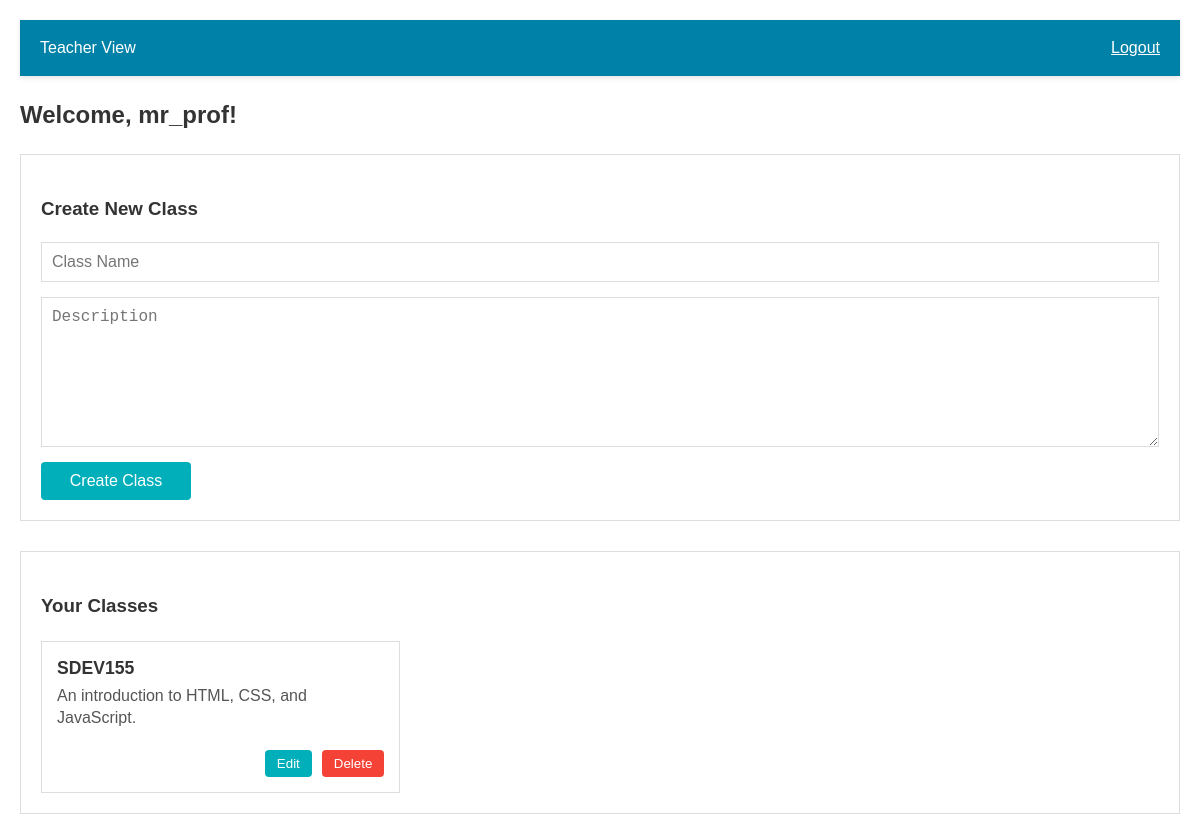
Page /teacher-dashboard (signed in) on the committed database.
### tables this page shows
CREATE TABLE classes (
    id INTEGER PRIMARY KEY AUTOINCREMENT,
    title TEXT NOT NULL,
    description TEXT,
    teacher_id INTEGER,
    FOREIGN KEY (teacher_id) REFERENCES users(id)
);

### app.py (the view)
@app.route('/teacher-dashboard')
def teacher_dashboard():
    if 'username' in session and session.get('role') == 'teacher':
        conn = get_db_connection()
        teacher_classes = conn.execute("SELECT * FROM classes WHERE teacher_id = ?", (session['user_id'],)).fetchall()
        conn.close()
        return render_template('teacher_dashboard.html', username=session['username'], teacher_classes=teacher_classes)
    return redirect('/login')

### app.py (called while the page is built)
def get_db_connection():
    conn = sqlite3.connect('school.db')
    conn.row_factory = sqlite3.Row
    return conn

### templates/teacher_dashboard.html (shortened to what this page needs)
<!DOCTYPE html>
<html lang="en">
<head>
    <link rel="stylesheet" href="{{ url_for('static', filename='Style.css') }}">
</head>
<body>
    <div class="container">
        <nav class="navbar">
            <div class="navbar-brand">Teacher View</div>
            <div class="navbar-actions">
                <a href="/logout" class="nav-btn" id="logout-btn">Logout</a>
            </div>
        </nav>
        <h2>Welcome, {{ session.username }}!</h2>
        <div class="create-class-section">
            <h3>Create New Class</h3>
            <form action="/create-class" method="POST" class="class-form">
                <input type="text" name="title" placeholder="Class Name" required class="form-input">
                <textarea name="description" placeholder="Description" class="form-input" rows="3"></textarea>
                <button type="submit" class="submit-btn">Create Class</button>
            </form>
        </div>
        <div class="teacher-classes">
            <h3>Your Classes</h3>
            <div class="classes-container">
                {% if teacher_classes %}
                    {% for class in teacher_classes %}
                    <div class="class-card">
                        <div class="class-header">
                            <h4>{{ class['title'] }}</h4>
                        </div>
                        <div class="class-description">
                            {{ class['description'] or 'No description provided' }}
                        </div>
                        <div class="class-actions">
							<form method="GET" action="/edit-class/{{ class['id'] }}" class="inline-form">
    							<button type="submit" class="edit-btn">Edit</button>
							</form>
                            <form method="POST" action="/delete-class/{{ class['id'] }}" class="inline-form">
                                <button type="submit" class="delete-btn">Delete</button>
                            </form>
                        </div>
                    </div>
                    {% endfor %}
                {% else %}
                    <div class="no-classes">
                        <p>No classes created yet.</p>
                    </div>
                {% endif %}
            </div>
        </div>
    </div>
</body>
</html>

### static/Style.css (style rules this page uses)
body { font-family: Arial, sans-serif; line-height: 1.6; margin: 0; padding: 20px; color: #333; min-height: 100vh; align-items: center; }
.navbar { display: flex; justify-content: space-between; align-items: center; padding: 15px 20px; background-color: #0081a7; color: white; box-shadow: 0 2px 5px rgba(0, 0, 0, 0.1); position: sticky; top: 0; z-index: 1000; }
.container { max-width: 1200px; margin: 0 auto; }
button { padding: 6px 12px; cursor: pointer; background-color: #00afb9; color: white; border: none; border-radius: 4px; }
a { color: white; }
.create-class-section { background-color: white; padding: 20px; margin-bottom: 30px; border: 1px solid #ddd; }
.class-form { display: flex; flex-direction: column; gap: 15px; }
textarea.form-input { resize: none; height: 100px; overflow-y: auto; }
.form-input { padding: 10px; border: 1px solid #ddd; font-size: 1rem; width: 100%; box-sizing: border-box; }
.submit-btn { padding: 10px 15px; background-color: #00afb9; color: white; border: none; cursor: pointer; font-size: 1rem; width: 150px; }
.teacher-classes { background-color: white; padding: 20px; border: 1px solid #ddd; }
.classes-container { display: grid; grid-template-columns: repeat(auto-fill, minmax(300px, 1fr)); gap: 20px; margin-top: 20px; }
.class-card { background-color: white; padding: 15px; border: 1px solid #ddd; display: flex; flex-direction: column; min-height: 120px; height: auto; word-wrap: break-word; overflow-wrap: break-word; text-align: left; }
.class-header h4 { margin: 0 0 5px 0; word-break: break-word; hyphens: auto; line-height: 1.3; font-size: 1.1rem; text-align: left; margin-right: auto; width: 100%; }
.class-description { color: #555; margin: 0 0 15px 0; flex-grow: 1; overflow: visible; line-height: 1.4; text-align: left; width: 100%; }
.class-actions { display: flex; gap: 10px; justify-content: flex-end; margin-top: auto; }
.classes-container { display: grid; grid-template-columns: repeat(auto-fill, minmax(300px, 1fr)); gap: 20px; margin-top: 20px; align-items: start; }
.edit-btn { padding: 6px 12px; background-color: #00afb9; color: white; border: none; cursor: pointer; }
.delete-btn { padding: 6px 12px; background-color: #f44336; color: white; border: none; cursor: pointer; }
textarea.form-input { height: 150px; resize: vertical; }

### rows in the picture
classes: title "SDEV155", description "An introduction to HTML, CSS, and JavaScript."

### other values in the picture
{{ session.username }} "mr_prof"
